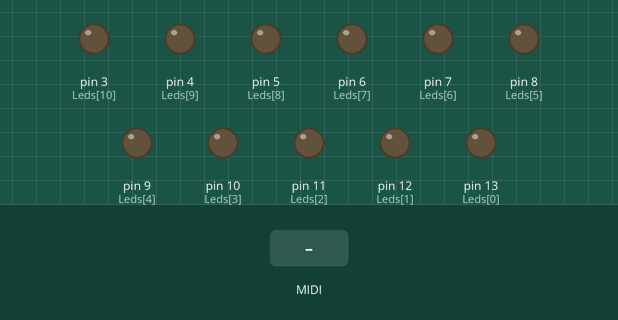
This sketch was run on a simulated Arduino Uno, built with avr-gcc and run on an emulated ATmega328P. Shown: output pins drawn as LEDs (lit = HIGH). The inputs (shaded band) are chosen by the test bench. MIDI output is not drawn.

Above: at 1.2 s.
1.3 s: MIDI note 36 received
At 1.45 s:
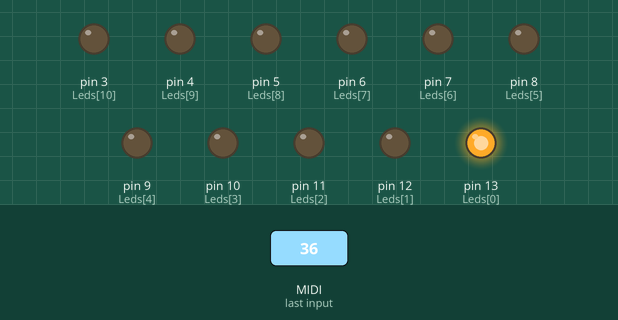
3.1 s: MIDI note 48 received
At 3.25 s:
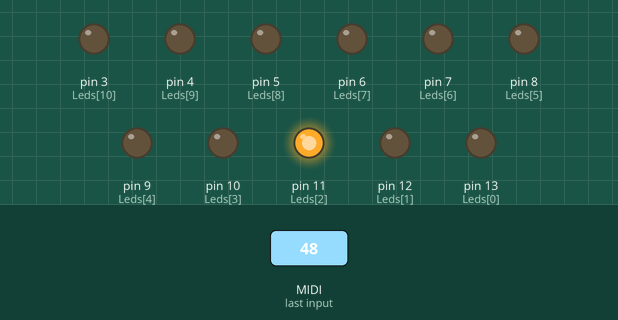
4.9 s: MIDI note 60 received
At 5.05 s:
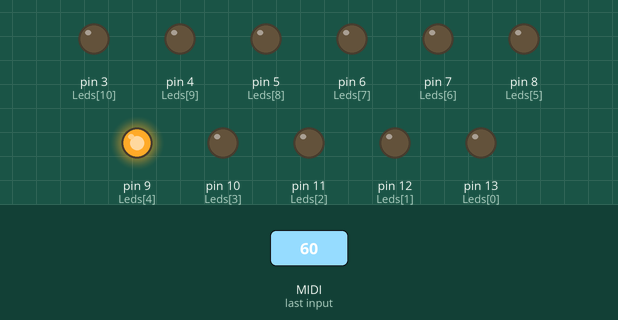
6.7 s: MIDI note 67 received
At 6.85 s:
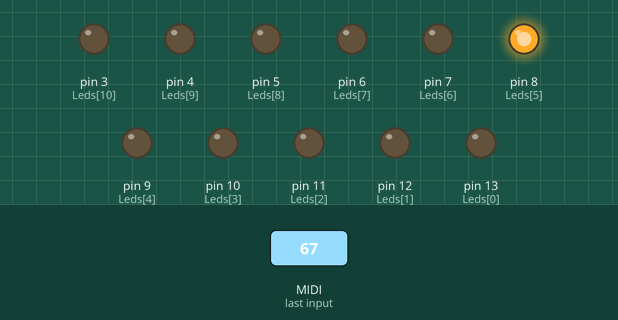
8.5 s: MIDI note 72 received
At 8.65 s:
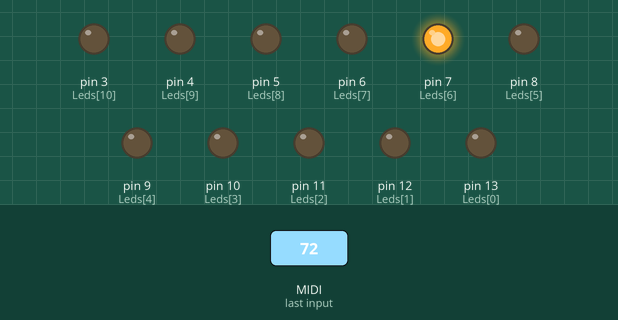
Timing chart, 0 to 11.3 s (numbered marks = the images above; inputs shaded):
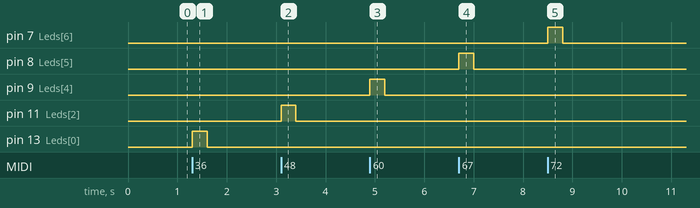

The sketch:

arduino-midi-leds.ino
```cpp
#include <MIDI.h>

int Leds[] = {13, 12, 11, 10, 9, 8, 7, 6, 5, 4, 3};
int quatidadeDeLeds = sizeof(Leds);
MIDI_CREATE_DEFAULT_INSTANCE();

void setup()
{
  for (int contador = 0; contador < quatidadeDeLeds; contador++)
  {
    pinMode(Leds[contador], OUTPUT);
  }

  MIDI.begin(4); // "Escutando" apenas o canal 4, para todos os canais utilize: MIDI_CHANNEL_OMNI
  Serial.begin(115200);
  MIDI.setHandleNoteOn(MyHandleNoteOn);
  MIDI.setHandleNoteOff(MyHandleNoteOn);
}

void loop()
{
  MIDI.read();
}

int verifica(int Led, int ligado)
{
  if (ligado > 0)
  {
    digitalWrite(Led, HIGH);
  }
  else if (ligado <= 0)
  {
    digitalWrite(Led, LOW);
  }
}
int lig1;
int lig2;
int lig3;
int lig4;
int lig5;
int lig6;
int lig7;
int lig8;
int lig9;
int lig10;
int lig11;

int ligado[] = {lig1, lig2, lig3, lig4, lig5, lig6, lig7, lig8, lig9, lig10, lig11};

/*Função que recebera os dados MIDI:
 * channel = canal MIDI,
 * pitch = número identificador da tecla,
 * velocity = a "força" com que a tecla foi pressionada varia de 0 a 127*/
void MyHandleNoteOn(byte channel, byte pitch, byte velocity)
{
  for (int contador = 0; contador < quatidadeDeLeds; contador++)
  {

    int minimo = (contador * 6) + 36;
    int maximo = minimo + 5;

    // Verificando se a tecla esta dentro dos limites
    if (pitch >= minimo && pitch <= maximo)
    {
      if (velocity > 0)
      {
        ligado[contador] = ligado[contador] + 1;
      }
      else
      {
        ligado[contador] = ligado[contador] - 1;
      }
      verifica(Leds[contador], ligado[contador]);
    }
  }
}
```

Measured:
- after the input at 1.3 s, pin 13 (Leds[0]): LOW → HIGH at once, → LOW 0.30 s later
- after the input at 3.1 s, pin 11 (Leds[2]): LOW → HIGH at once, → LOW 0.30 s later
- after the input at 4.9 s, pin 9 (Leds[4]): LOW → HIGH at once, → LOW 0.30 s later
- after the input at 6.7 s, pin 8 (Leds[5]): LOW → HIGH at once, → LOW 0.30 s later
- after the input at 8.5 s, pin 7 (Leds[6]): LOW → HIGH at once, → LOW 0.30 s later
